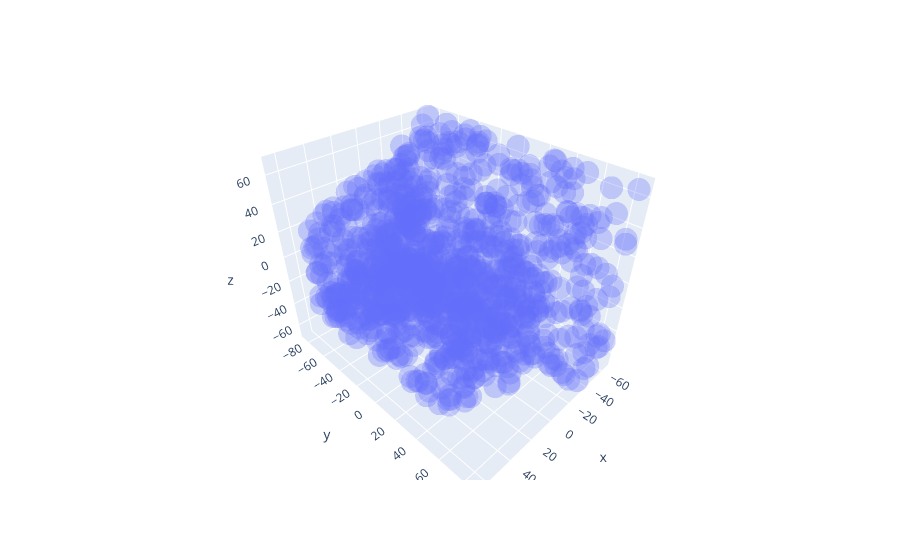

Notebook cell for this chart:
### Markdown cell above
Categories are: "Table", "Lamp", "Guitar", "Motorbike", "Skateboard"

**Note**: This is only based on the data in the current batch!

### Code cell
plot_3d_shape(sample[idx].cpu())

### Figure 1 — Plotly figure (JSON) as saved in the notebook; plotly's stock layout.template omitted (floating-point values rounded to 4 significant figures; data arrays with more than 128 entries replaced by an {"elided": "..."} marker saying what was removed)
{"data": [{"hovertemplate": "x=%{x}<br>y=%{y}<br>z=%{z}<extra></extra>", "legendgroup": "", "marker": {"color": "#636efa", "opacity": 0.3, "symbol": "circle"}, "mode": "markers", "name": "", "scene": "scene", "showlegend": false, "type": "scatter3d", "x": {"elided": "1024 float values"}, "y": {"elided": "1024 float values"}, "z": {"elided": "1024 float values"}}], "layout": {"legend": {"tracegroupgap": 0}, "margin": {"t": 60}, "scene": {"domain": {"x": [0, 1], "y": [0, 1]}, "xaxis": {"title": {"text": "x"}}, "yaxis": {"title": {"text": "y"}}, "zaxis": {"title": {"text": "z"}}}}}
